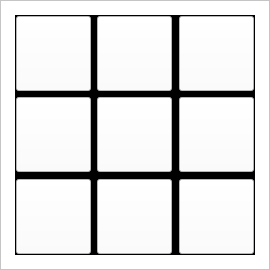
           <widget class="QFrame" name="frame_18">
            <property name="minimumSize">
             <size>
              <width>270</width>
              <height>270</height>
             </size>
            </property>
            <property name="maximumSize">
             <size>
              <width>270</width>
              <height>270</height>
             </size>
            </property>
            <property name="styleSheet">
             <string notr="true">background-color: rgb(255, 255, 255);</string>
            </property>
            <property name="frameShape">
             <enum>QFrame::StyledPanel</enum>
            </property>
            <property name="frameShadow">
             <enum>QFrame::Raised</enum>
            </property>
            <layout class="QGridLayout" name="gridLayout_19">
             <item row="0" column="0">
              <widget class="QFrame" name="frame_19">
               <property name="minimumSize">
                <size>
                 <width>240</width>
                 <height>240</height>
                </size>
               </property>
               <property name="maximumSize">
                <size>
                 <width>240</width>
                 <height>240</height>
                </size>
               </property>
               <property name="styleSheet">
                <string notr="true">background-color: rgb(0, 0, 0);</string>
               </property>
               <property name="frameShape">
                <enum>QFrame::StyledPanel</enum>
               </property>
               <property name="frameShadow">
                <enum>QFrame::Raised</enum>
               </property>
               <layout class="QGridLayout" name="gridLayout_8">
                <property name="leftMargin">
                 <number>0</number>
                </property>
                <property name="topMargin">
                 <number>0</number>
                </property>
                <property name="rightMargin">
                 <number>0</number>
                </property>
                <property name="bottomMargin">
                 <number>0</number>
                </property>
                <property name="spacing">
                 <number>0</number>
                </property>
                <item row="0" column="4">
                 <widget class="QPushButton" name="pushButton_65">
                  <property name="minimumSize">
                   <size>
                    <width>75</width>
                    <height>75</height>
                   </size>
                  </property>
                  <property name="maximumSize">
                   <size>
                    <width>75</width>
                    <height>75</height>
                   </size>
                  </property>
                  <property name="font">
                   <font>
                    <pointsize>48</pointsize>
                    <weight>50</weight>
                    <bold>false</bold>
                   </font>
                  </property>
                  <property name="layoutDirection">
                   <enum>Qt::LeftToRight</enum>
                  </property>
                  <property name="styleSheet">
                   <string notr="true">background-color: rgb(255, 255, 255);</string>
                  </property>
                  <property name="text">
                   <string/>
                  </property>
                 </widget>
                </item>
                <item row="0" column="2">
                 <widget class="QPushButton" name="pushButton_66">
                  <property name="minimumSize">
                   <size>
                    <width>75</width>
                    <height>75</height>
                   </size>
                  </property>
                  <property name="maximumSize">
                   <size>
                    <width>75</width>
                    <height>75</height>
                   </size>
                  </property>
                  <property name="font">
                   <font>
                    <pointsize>48</pointsize>
                    <weight>50</weight>
                    <bold>false</bold>
                   </font>
                  </property>
                  <property name="layoutDirection">
                   <enum>Qt::LeftToRight</enum>
                  </property>
                  <property name="styleSheet">
                   <string notr="true">background-color: rgb(255, 255, 255);</string>
                  </property>
                  <property name="text">
                   <string/>
                  </property>
                 </widget>
                </item>
                <item row="0" column="1">
                 <spacer name="horizontalSpacer_17">
                  <property name="orientation">
                   <enum>Qt::Horizontal</enum>
                  </property>
                  <property name="sizeHint" stdset="0">
                   <size>
                    <width>40</width>
                    <height>20</height>
                   </size>
                  </property>
                 </spacer>
                </item>
                <item row="1" column="0">
                 <spacer name="verticalSpacer_15">
                  <property name="orientation">
                   <enum>Qt::Vertical</enum>
                  </property>
                  <property name="sizeHint" stdset="0">
                   <size>
                    <width>20</width>
                    <height>40</height>
                   </size>
                  </property>
                 </spacer>
                </item>
                <item row="0" column="0">
                 <widget class="QPushButton" name="pushButton_67">
                  <property name="minimumSize">
                   <size>
                    <width>75</width>
                    <height>75</height>
                   </size>
                  </property>
                  <property name="maximumSize">
                   <size>
                    <width>75</width>
                    <height>75</height>
                   </size>
                  </property>
                  <property name="font">
                   <font>
                    <pointsize>48</pointsize>
                    <weight>50</weight>
                    <bold>false</bold>
                   </font>
                  </property>
                  <property name="layoutDirection">
                   <enum>Qt::LeftToRight</enum>
                  </property>
                  <property name="styleSheet">
                   <string notr="true">background-color: rgb(255, 255, 255);</string>
                  </property>
                  <property name="text">
                   <string/>
                  </property>
                 </widget>
                </item>
                <item row="0" column="3">
                 <spacer name="horizontalSpacer_18">
                  <property name="orientation">
                   <enum>Qt::Horizontal</enum>
                  </property>
                  <property name="sizeHint" stdset="0">
                   <size>
                    <width>40</width>
                    <height>20</height>
                   </size>
                  </property>
                 </spacer>
                </item>
                <item row="4" column="0">
                 <widget class="QPushButton" name="pushButton_68">
                  <property name="minimumSize">
                   <size>
                    <width>75</width>
                    <height>75</height>
                   </size>
                  </property>
                  <property name="maximumSize">
                   <size>
                    <width>75</width>
                    <height>75</height>
                   </size>
                  </property>
                  <property name="font">
                   <font>
                    <pointsize>48</pointsize>
                    <weight>50</weight>
                    <bold>false</bold>
                   </font>
                  </property>
                  <property name="layoutDirection">
                   <enum>Qt::LeftToRight</enum>
                  </property>
                  <property name="styleSheet">
                   <string notr="true">background-color: rgb(255, 255, 255);</string>
                  </property>
                  <property name="text">
                   <string/>
                  </property>
                 </widget>
                </item>
                <item row="2" column="4">
                 <widget class="QPushButton" name="pushButton_69">
                  <property name="minimumSize">
                   <size>
                    <width>75</width>
                    <height>75</height>
                   </size>
                  </property>
                  <property name="maximumSize">
                   <size>
                    <width>75</width>
                    <height>75</height>
                   </size>
                  </property>
                  <property name="font">
                   <font>
                    <pointsize>48</pointsize>
                    <weight>50</weight>
                    <bold>false</bold>
                   </font>
                  </property>
                  <property name="layoutDirection">
                   <enum>Qt::LeftToRight</enum>
                  </property>
                  <property name="styleSheet">
                   <string notr="true">background-color: rgb(255, 255, 255);</string>
                  </property>
                  <property name="text">
                   <string/>
                  </property>
                 </widget>
                </item>
                <item row="4" column="2">
                 <widget class="QPushButton" name="pushButton_70">
                  <property name="minimumSize">
                   <size>
                    <width>75</width>
                    <height>75</height>
                   </size>
                  </property>
                  <property name="maximumSize">
                   <size>
                    <width>75</width>
                    <height>75</height>
                   </size>
                  </property>
                  <property name="font">
                   <font>
                    <pointsize>48</pointsize>
                    <weight>50</weight>
                    <bold>false</bold>
                   </font>
                  </property>
                  <property name="layoutDirection">
                   <enum>Qt::LeftToRight</enum>
                  </property>
                  <property name="styleSheet">
                   <string notr="true">background-color: rgb(255, 255, 255);</string>
                  </property>
                  <property name="text">
                   <string/>
                  </property>
                 </widget>
                </item>
                <item row="2" column="0">
                 <widget class="QPushButton" name="pushButton_71">
                  <property name="minimumSize">
                   <size>
                    <width>75</width>
                    <height>75</height>
                   </size>
                  </property>
                  <property name="maximumSize">
                   <size>
                    <width>75</width>
                    <height>75</height>
                   </size>
                  </property>
                  <property name="font">
                   <font>
                    <pointsize>48</pointsize>
                    <weight>50</weight>
                    <bold>false</bold>
                   </font>
                  </property>
                  <property name="layoutDirection">
                   <enum>Qt::LeftToRight</enum>
                  </property>
                  <property name="styleSheet">
                   <string notr="true">background-color: rgb(255, 255, 255);</string>
                  </property>
                  <property name="text">
                   <string/>
                  </property>
                 </widget>
                </item>
                <item row="2" column="2">
                 <widget class="QPushButton" name="pushButton_72">
                  <property name="minimumSize">
                   <size>
                    <width>75</width>
                    <height>75</height>
                   </size>
                  </property>
                  <property name="maximumSize">
                   <size>
                    <width>75</width>
                    <height>75</height>
                   </size>
                  </property>
                  <property name="font">
                   <font>
                    <pointsize>48</pointsize>
                    <weight>50</weight>
                    <bold>false</bold>
                   </font>
                  </property>
                  <property name="layoutDirection">
                   <enum>Qt::LeftToRight</enum>
                  </property>
                  <property name="styleSheet">
                   <string notr="true">background-color: rgb(255, 255, 255);</string>
                  </property>
                  <property name="text">
                   <string/>
                  </property>
                 </widget>
                </item>
                <item row="4" column="4">
                 <widget class="QPushButton" name="pushButton_73">
                  <property name="minimumSize">
                   <size>
                    <width>75</width>
                    <height>75</height>
                   </size>
                  </property>
                  <property name="maximumSize">
                   <size>
                    <width>75</width>
                    <height>75</height>
                   </size>
                  </property>
                  <property name="font">
                   <font>
                    <pointsize>48</pointsize>
                    <weight>50</weight>
                    <bold>false</bold>
                   </font>
                  </property>
                  <property name="layoutDirection">
                   <enum>Qt::LeftToRight</enum>
                  </property>
                  <property name="styleSheet">
                   <string notr="true">background-color: rgb(255, 255, 255);</string>
                  </property>
                  <property name="text">
                   <string/>
                  </property>
                 </widget>
                </item>
                <item row="3" column="0">
                 <spacer name="verticalSpacer_16">
                  <property name="orientation">
                   <enum>Qt::Vertical</enum>
                  </property>
                  <property name="sizeHint" stdset="0">
                   <size>
                    <width>20</width>
                    <height>40</height>
                   </size>
                  </property>
                 </spacer>
                </item>
               </layout>
              </widget>
             </item>
            </layout>
           </widget>
